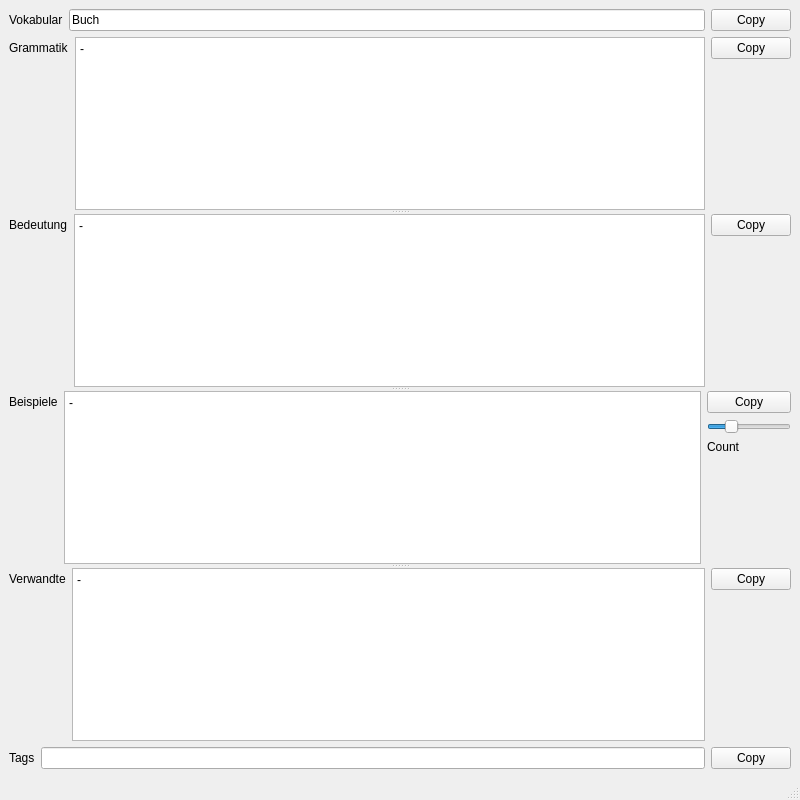
<?xml version="1.0" encoding="UTF-8"?>
<ui version="4.0">
 <class>MainWindow</class>
 <widget class="QMainWindow" name="MainWindow">
  <property name="geometry">
   <rect>
    <x>0</x>
    <y>0</y>
    <width>800</width>
    <height>800</height>
   </rect>
  </property>
  <property name="windowTitle">
   <string>DWDS Parser</string>
  </property>
  <widget class="QWidget" name="centralwidget">
   <layout class="QVBoxLayout" name="verticalLayout">
    <item>
     <layout class="QHBoxLayout" name="vocab_layout">
      <item>
       <widget class="QLabel" name="vocab_label">
        <property name="text">
         <string>Vokabular</string>
        </property>
       </widget>
      </item>
      <item>
       <widget class="QLineEdit" name="vocab_lineEdit">
        <property name="text">
         <string>Buch</string>
        </property>
       </widget>
      </item>
      <item>
       <widget class="QPushButton" name="vocab_button_copy">
        <property name="text">
         <string>Copy</string>
        </property>
       </widget>
      </item>
     </layout>
    </item>
    <item>
     <widget class="QSplitter" name="splitter">
      <property name="orientation">
       <enum>Qt::Orientation::Vertical</enum>
      </property>
      <widget class="QWidget" name="layoutWidget">
       <layout class="QGridLayout" name="gridLayout_grammar" columnstretch="0,1,0">
        <item row="0" column="2">
         <widget class="QPushButton" name="grammar_button_copy">
          <property name="text">
           <string>Copy</string>
          </property>
         </widget>
        </item>
        <item row="0" column="0">
         <widget class="QLabel" name="grammar_label">
          <property name="text">
           <string>Grammatik</string>
          </property>
         </widget>
        </item>
        <item row="1" column="0">
         <spacer name="grammar_spacer_label">
          <property name="orientation">
           <enum>Qt::Orientation::Vertical</enum>
          </property>
          <property name="sizeHint" stdset="0">
           <size>
            <width>20</width>
            <height>40</height>
           </size>
          </property>
         </spacer>
        </item>
        <item row="1" column="2">
         <spacer name="grammar_spacer_copy">
          <property name="orientation">
           <enum>Qt::Orientation::Vertical</enum>
          </property>
          <property name="sizeHint" stdset="0">
           <size>
            <width>20</width>
            <height>40</height>
           </size>
          </property>
         </spacer>
        </item>
        <item row="0" column="1" rowspan="2">
         <widget class="QPlainTextEdit" name="grammar_plainTextEdit">
          <property name="plainText">
           <string>-</string>
          </property>
         </widget>
        </item>
       </layout>
      </widget>
      <widget class="QWidget" name="layoutWidget">
       <layout class="QGridLayout" name="gridLayout_meaning" columnstretch="0,1,0">
        <item row="0" column="0">
         <widget class="QLabel" name="meaning_label">
          <property name="text">
           <string>Bedeutung</string>
          </property>
         </widget>
        </item>
        <item row="0" column="2">
         <widget class="QPushButton" name="meaning_button_copy">
          <property name="text">
           <string>Copy</string>
          </property>
         </widget>
        </item>
        <item row="1" column="0">
         <spacer name="meaning_spacer_label">
          <property name="orientation">
           <enum>Qt::Orientation::Vertical</enum>
          </property>
          <property name="sizeHint" stdset="0">
           <size>
            <width>20</width>
            <height>40</height>
           </size>
          </property>
         </spacer>
        </item>
        <item row="1" column="2">
         <spacer name="meaning_spacer_copy">
          <property name="orientation">
           <enum>Qt::Orientation::Vertical</enum>
          </property>
          <property name="sizeHint" stdset="0">
           <size>
            <width>20</width>
            <height>40</height>
           </size>
          </property>
         </spacer>
        </item>
        <item row="0" column="1" rowspan="2">
         <widget class="QPlainTextEdit" name="meaning_plainTextEdit">
          <property name="plainText">
           <string>-</string>
          </property>
         </widget>
        </item>
       </layout>
      </widget>
      <widget class="QWidget" name="layoutWidget">
       <layout class="QGridLayout" name="gridLayout_examples" columnstretch="0,1,0">
        <item row="0" column="0">
         <widget class="QLabel" name="examples_label">
          <property name="text">
           <string>Beispiele</string>
          </property>
         </widget>
        </item>
        <item row="1" column="2">
         <widget class="QSlider" name="examples_slider">
          <property name="minimum">
           <number>1</number>
          </property>
          <property name="maximum">
           <number>5</number>
          </property>
          <property name="value">
           <number>2</number>
          </property>
          <property name="orientation">
           <enum>Qt::Orientation::Horizontal</enum>
          </property>
         </widget>
        </item>
        <item row="0" column="1" rowspan="5">
         <widget class="QPlainTextEdit" name="examples_plainTextEdit">
          <property name="plainText">
           <string>-</string>
          </property>
         </widget>
        </item>
        <item row="0" column="2">
         <widget class="QPushButton" name="examples_button_copy">
          <property name="text">
           <string>Copy</string>
          </property>
         </widget>
        </item>
        <item row="4" column="2">
         <spacer name="examples_spacer_copy">
          <property name="orientation">
           <enum>Qt::Orientation::Vertical</enum>
          </property>
          <property name="sizeHint" stdset="0">
           <size>
            <width>20</width>
            <height>40</height>
           </size>
          </property>
         </spacer>
        </item>
        <item row="1" column="0" rowspan="4">
         <spacer name="examples_spacer_label">
          <property name="orientation">
           <enum>Qt::Orientation::Vertical</enum>
          </property>
          <property name="sizeHint" stdset="0">
           <size>
            <width>20</width>
            <height>40</height>
           </size>
          </property>
         </spacer>
        </item>
        <item row="2" column="2">
         <widget class="QLabel" name="examples_label_count">
          <property name="text">
           <string>Count</string>
          </property>
         </widget>
        </item>
       </layout>
      </widget>
      <widget class="QWidget" name="layoutWidget">
       <layout class="QGridLayout" name="gridLayout_thesaurus">
        <item row="0" column="0">
         <widget class="QLabel" name="thesaurus_label">
          <property name="text">
           <string>Verwandte</string>
          </property>
         </widget>
        </item>
        <item row="0" column="2">
         <widget class="QPushButton" name="thesaurus_button_copy">
          <property name="text">
           <string>Copy</string>
          </property>
         </widget>
        </item>
        <item row="1" column="2">
         <spacer name="thesaurus_spacer_copy">
          <property name="orientation">
           <enum>Qt::Orientation::Vertical</enum>
          </property>
          <property name="sizeHint" stdset="0">
           <size>
            <width>20</width>
            <height>40</height>
           </size>
          </property>
         </spacer>
        </item>
        <item row="1" column="0">
         <spacer name="thesaurus_spacer_label">
          <property name="orientation">
           <enum>Qt::Orientation::Vertical</enum>
          </property>
          <property name="sizeHint" stdset="0">
           <size>
            <width>20</width>
            <height>40</height>
           </size>
          </property>
         </spacer>
        </item>
        <item row="0" column="1" rowspan="3">
         <widget class="QPlainTextEdit" name="thesaurus_plainTextEdit">
          <property name="plainText">
           <string>-</string>
          </property>
         </widget>
        </item>
       </layout>
      </widget>
     </widget>
    </item>
    <item>
     <layout class="QHBoxLayout" name="horizontalLayout_tag">
      <item>
       <widget class="QLabel" name="tag_label">
        <property name="text">
         <string>Tags</string>
        </property>
       </widget>
      </item>
      <item>
       <widget class="QLineEdit" name="tag_lineEdit">
        <property name="text">
         <string/>
        </property>
       </widget>
      </item>
      <item>
       <widget class="QPushButton" name="tag_button_copy">
        <property name="text">
         <string>Copy</string>
        </property>
       </widget>
      </item>
     </layout>
    </item>
   </layout>
  </widget>
  <widget class="QMenuBar" name="menubar">
   <property name="geometry">
    <rect>
     <x>0</x>
     <y>0</y>
     <width>800</width>
     <height>21</height>
    </rect>
   </property>
  </widget>
  <widget class="QStatusBar" name="statusbar"/>
 </widget>
 <resources/>
 <connections/>
</ui>
